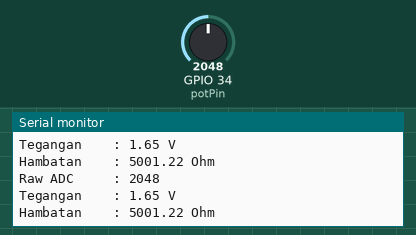
The program below on a simulated ESP32. Shown: the last lines printed to the serial monitor. Inputs (shaded band) come from the test bench; at power-on: GPIO 34 (potPin) = 2048 (analog values on the 0–4095 scale).

Above: at 1.3 s.
1.4 s: GPIO 34 (potPin) set to 2866
At 1.9 s:
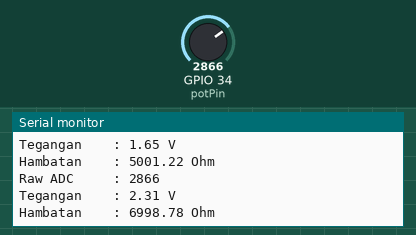
2.9 s: GPIO 34 (potPin) set to 3603
At 3.4 s:
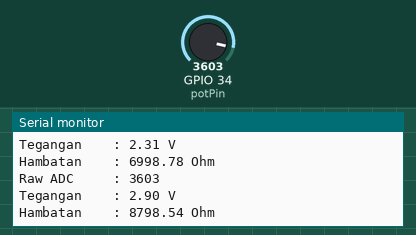
Timing chart, 0 to 5.9 s (numbered marks = the images above; inputs shaded):
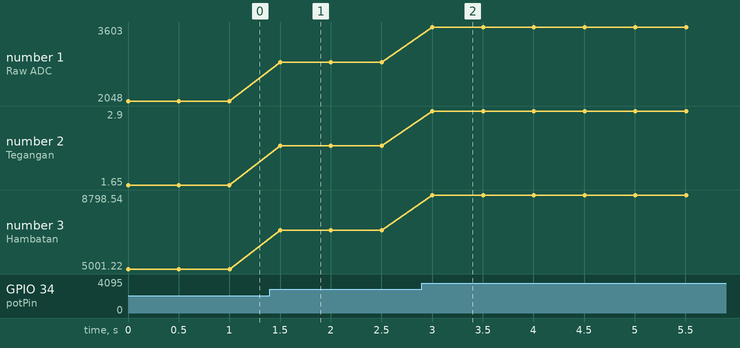

The program:

main.cpp
```cpp
#include <arduino.h>

const int potPin = 34;
const float VCC = 3.3;
const float R_TOTAL = 10000.0;

void setup() {
  Serial.begin(115200);

  //ADC ESP32 = 12-bit
  analogReadResolution(12);
}

void loop() {
  //Baca nilai ADC mentah
  int rawADC = analogRead(potPin);

  //Konversi ADC menjadi tegangan
  float voltage = (rawADC / 4095.0) * VCC;

  //Hitung hambatan
  float resistance = (voltage / VCC) * R_TOTAL;

  //Tampilkan hasil
  Serial.print("Raw ADC     : ");
  Serial.println(rawADC);

  Serial.print("Tegangan    : ");
  Serial.print(voltage, 2);
  Serial.println(" V");

  Serial.print("Hambatan    : ");
  Serial.print(resistance, 2);
  Serial.println(" Ohm");

  delay(500);
}
```

Measured:
- after the input at 1.4 s, the serial monitor: prints a new line after 0.10 s (image 1)
- after the input at 2.9 s, the serial monitor: prints a new line after 0.10 s (image 2)
- plotted number 1: 2048 → 2866 after the input at 1.4 s, 2866 → 3603 after the input at 2.9 s
- plotted number 2: 1.65 → 2.31 after the input at 1.4 s, 2.31 → 2.9 after the input at 2.9 s
- plotted number 3: 5001.22 → 6998.78 after the input at 1.4 s, 6998.78 → 8798.54 after the input at 2.9 s
